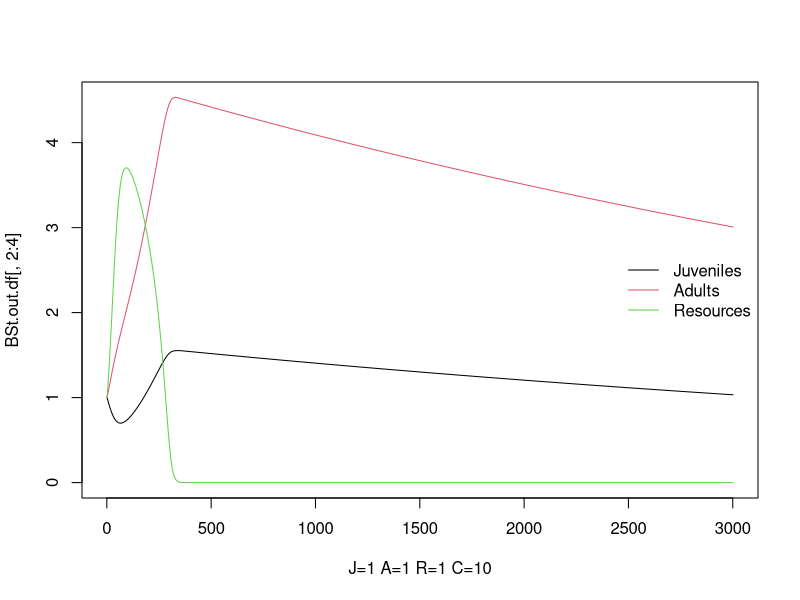
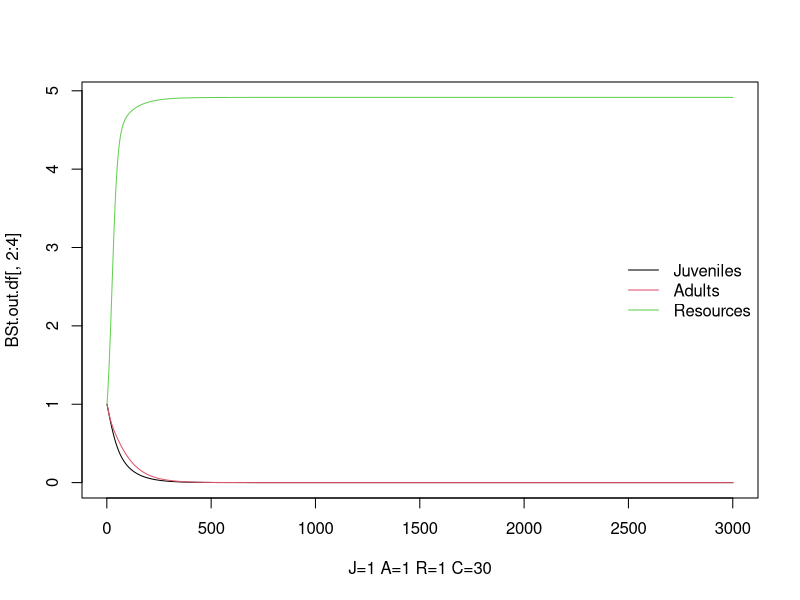
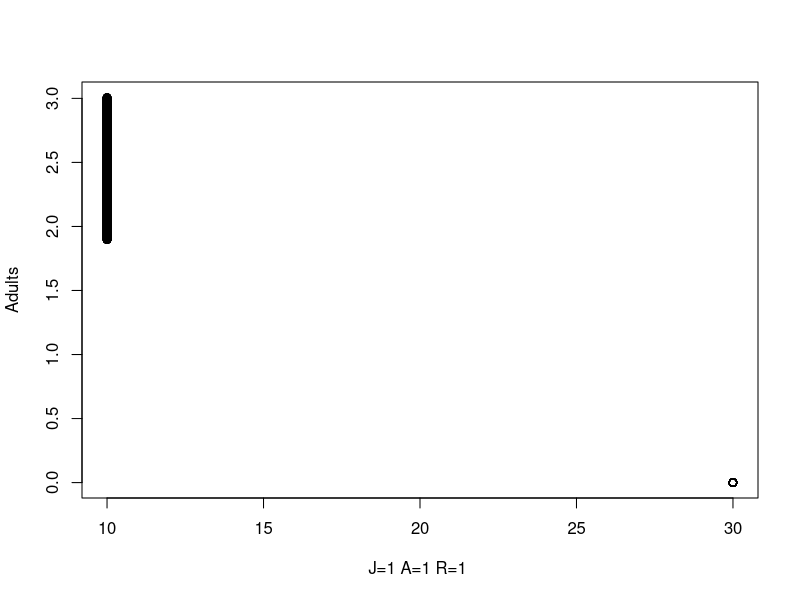
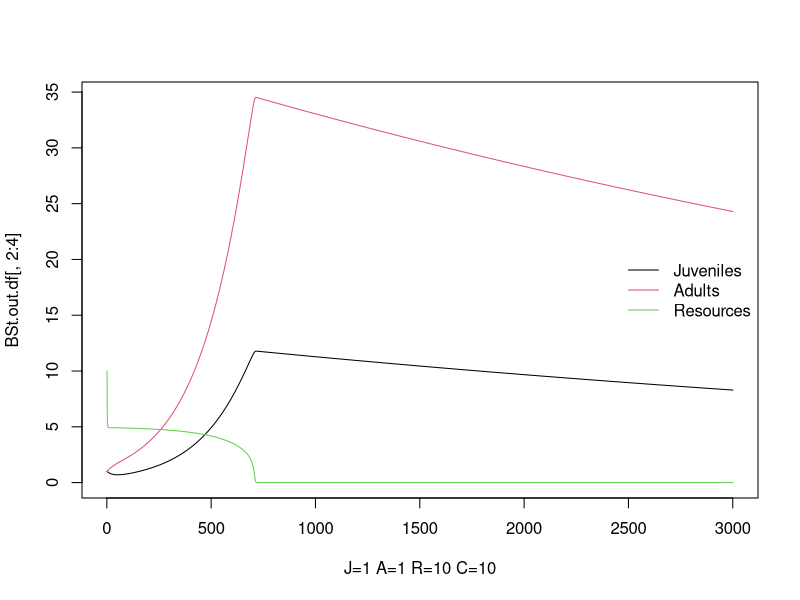
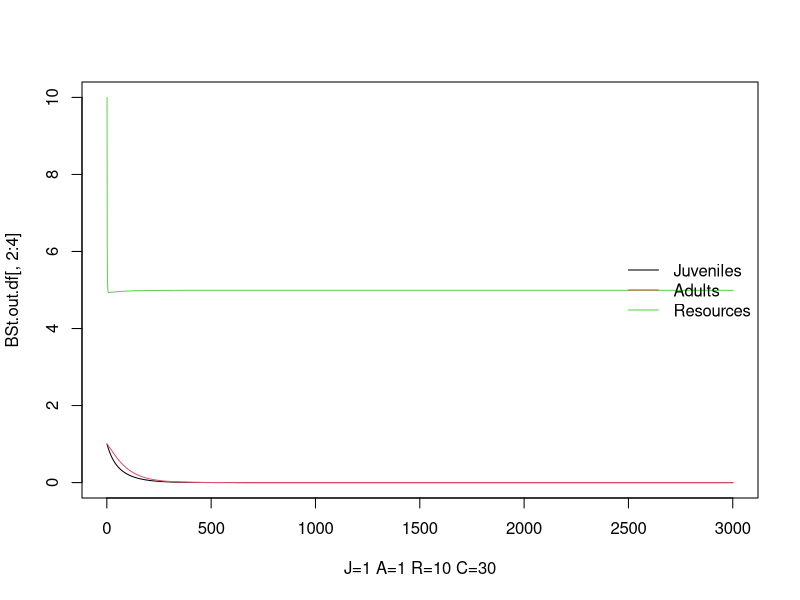
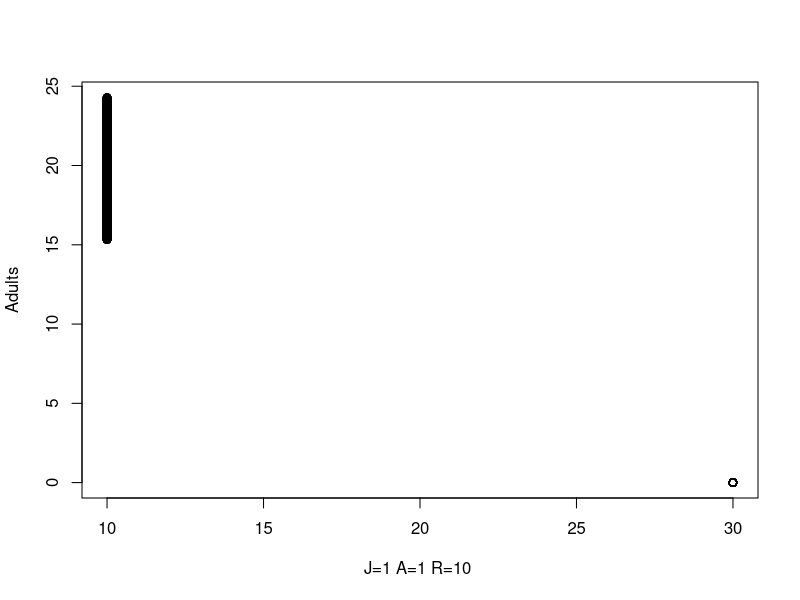
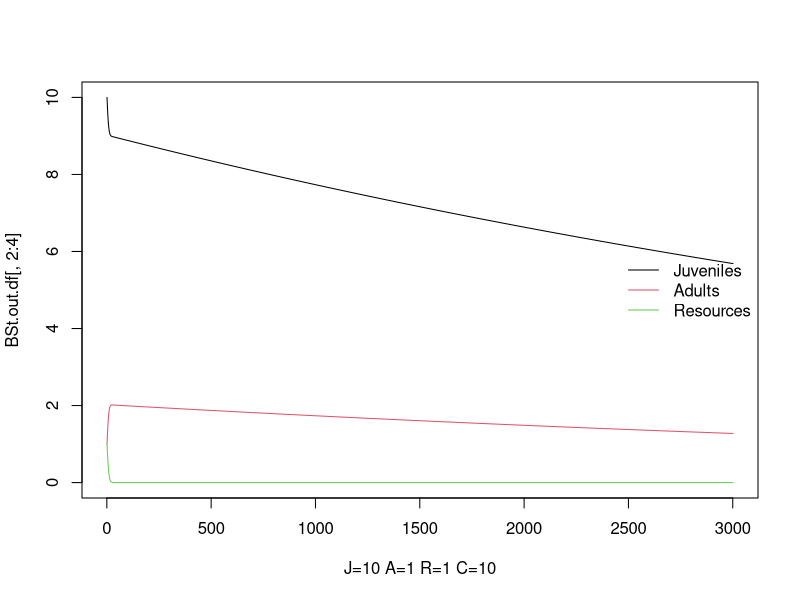
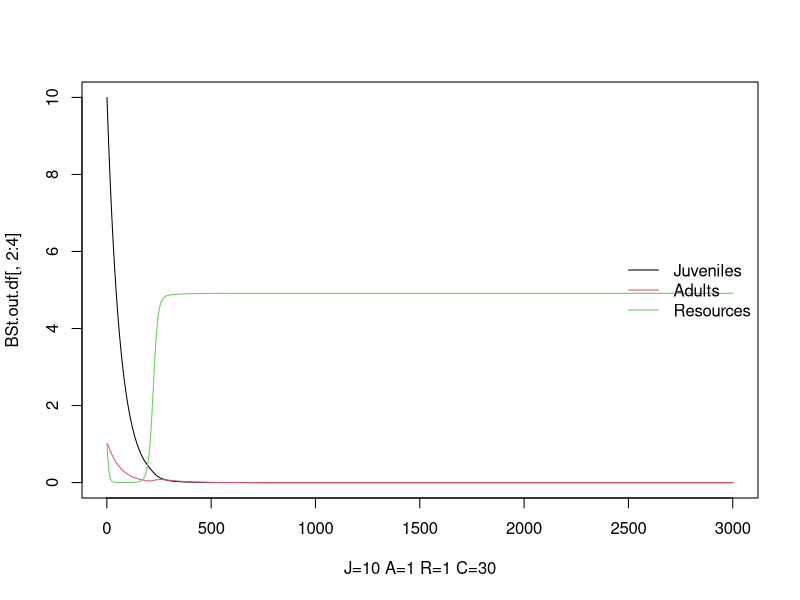

R code for these plots, in order:

library(deSolve)

#### RUNTIME ###################################################################

# start timing script
start <- proc.time()

#### PARAMETERS ################################################################

# t subscript in variable name indicates temperature-sensitive
# base terms are now the scaling factor for temperature-sensitive terms

# z: adult to juvenile size ratio
z<-0.2
# p: adult modifier on production of juveniles
# can use to modify stage structure, seems like it needs to be <1
p<-0.4
# sig: conversion efficiency of resource to useful energy for fish
sig<-0.7
# M: maximum ingestion rate
# make mass specific?
M<-0.5
# MS: function breadth for max intake rate
# i.e. attack rate, opens downward
MS<-10
# H: handling time
# speed at which fish can eat resources (smaller is faster)
H<-1
# HS: function breadth for handling time
# temperature parabola opens upward
HS<-10
# uJ: juvenile mortality
# uJ = 0.05 when C = 20
uJ<-1.625
# uJe: activation energy of juvenile mortality
uJe<--0.006
# uA: adult mortality
# uA = 0.005 when C = 20
uA<-1.625
# uAe: activation energy og adult mortality
uAe<--0.006
# uR: resource mortality
# uR = 0.005 when C = 20
uR<-0.163
# uRe: activation energy of resource mortality
uRe<--0.006
# t: costs of maintaining somatic growth/turnover
# i.e. base level of resource intake you must exceed to mature/reproduce
# t = 0.1 when C = 20
t<-0.326
# te: activation energy of metabolic waste
te<--0.006
# r: resource growth rate
r<-1.5
# rS: function breadth for resource growth rate
# temperature parabola opens downward
rS<-15
# K: resource carrying capacity
K<-5
# B: adult reproductive rate
B<-0.5
# boltzmann's constant
kb<-8.617*10^-5
# t: temperature in degrees celsius
# 20 is optimal, 10 is cold, 30 is hot
C<-20

#### ODE FUNCTIONS #############################################################

# t subscript in variable name indicates temperature-sensitive

# Mt: maximum ingestion rate
# Ht: handling time
# tt: costs of maintaining somatic growth/turnover
# uJt: mortality rate for juveniles
# uAt: mortality rate for adults
# uRt: mortality rate for resources
# rt: resource growth rate
# ca: functional response for adults
# cj: functional response for juveniles
# mj: juvenile maturation rate
# ra: reproduction per adult

BaseStaget<-function(t,y,p){
    {
        J<-y[1]
        A<-y[2]
        R<-y[3]
    }
    with(as.list(p),{
        Mt<-M*exp(-(C-20)^2/(2*MS)^2)
        Ht<-H*exp((C-20)^2/(2*HS)^2)
        tt<-t*exp(te/(kb*C))
        uJt<-uJ*exp(uJe/(kb*C))
        uAt<-uA*exp(uAe/(kb*C))
        uRt<-uR*exp(uRe/(kb*C))
        rt<-r*exp(-(C-23)^2/(2*rS)^2)
        
        ca<-Mt*(R/(Ht+R))
        cj<-Mt*(R/(Ht+R))
        ifelse(((sig*cj)-tt)<0, mj<-0, mj<-(((sig*cj)-tt)-uJt)/(1-z^(1-(uJt/((sig*cj)-tt)))))
        ifelse(((sig*ca)-tt)<0, ra<-0, ra<-((sig*ca)-tt)*B)
        
        dJ.dt<- ra*A -mj*J - uJt *J
        
        dA.dt<- mj*J - uAt*A -ra*p*A
        
        dR.dt<- rt*R*(1-(R/K)) - cj*J - ca*A - uRt*R
        
        return(list(c(dJ.dt,dA.dt,dR.dt)))
    })
}

#### SIMULATION ################################################################

# define how time works for simulation
days<-(seq(0,300,by=0.1))

# initial conditions for state variables
# intialize as single value to run one interation,
# intialize as vector of values to run multiple interations
adult.vec <- seq(1,10,length = 2)
juv.vec <- seq(1,10,length = 2)
res.vec <- seq(1,10,length = 2)

# create parameter vector
parms<-c(z=z, p=p, sig=sig, M=M, MS=MS, H=H,HS=HS, uJ=uJ, uJe=uJe,
         uA=uA, uAe=uAe, uR=uR, uRe=uRe, t=t, te=te,r=r, rS=rS, K=K, B=B, kb=kb, C=C)
# choose parameter to change
parm.name <- "C"
# choose range of parameters
parm.seq <- seq(10,30,length = 2)
# find index of parameter to change
parm.index <- which(names(parms)==parm.name)


# choose variable to show in bifurcation plot
plot.variable <- "Adults"

# loop to change initial value of adults
for (a in adult.vec) {
    # loop to change initial value of juveniles
    for (j in juv.vec) {
        # loop to change initial value of resource
        for (r in res.vec) {
            y <- c(j,a,r)
            names(y) <- c("Juveniles", "Adults", "Resources")
            
            # initialize list to store output
            BSt.out.list <- list()
            # for each parameter value in parm.seq,
            # create matrix that has n rows and length(y) columns in the BST.out.list
            for (i in 1:length(parm.seq)) {
                BSt.out.list[[i]] <- matrix(0, length(days), length(y))
            }
            
            parms<-c(z=z, p=p, sig=sig, M=M, MS=MS, H=H, HS=HS, uJ=uJ, uJe=uJe,
                     uA=uA, uAe=uAe, uR=uR, uRe=uRe, t=t, te=te, r=r, rS=rS,
                     K=K, B=B, kb=kb, C=C)
            
            # loop to change parameter
            for (i in 1:length(parm.seq)) {
                # set parameters
                parms.loop <- parms
                parms.loop[parm.index] <- parm.seq[i]
                # converge
                BSt.out <- ode(y=y, time=days, BaseStaget, parms=parms.loop)
                # get converged points
                BSt.out.list[[i]] <- ode(y=BSt.out[length(days),-1], time=days,
                                         BaseStaget, parms=parms.loop)[,-1]
                
                # plot juveniles, adults, and resources
                BSt.out.df <- data.frame(BSt.out)
                matplot(BSt.out.df[,2:4],type="l",lty=1,pch=0.5,col=1:3,
                        xlab=paste0("J=",j," ","A=",a," ","R=",r," ", parm.name,"=", parm.seq[i]))
                legend('right', names(y), lty=1,col=1:3, bty = "n")
            } # end parm.seq loop
            
            # bifurcation plot
            range.lim <- lapply(BSt.out.list, function(x) apply(x, 2, range))
            range.lim <- apply(do.call("rbind", range.lim), 2, range)
            plot(0, 0, pch = "", xlab=paste0("J=",j," ","A=",a," ","R=",r," "),
                 ylab = plot.variable, xlim = range(parm.seq),
                 ylim = range.lim[,plot.variable])
            for (i in 1:length(parm.seq)) {
                points(rep(parm.seq[i], length(days)), BSt.out.list[[i]][,plot.variable])
            }
            
        } # end res.vec loop
    } # end juv.vec loop
} # end adult.vec loop

#### RUNTIME ###################################################################

# stop timing script
end <- proc.time()
# print elapsed time
print(end[3]-start[3])
